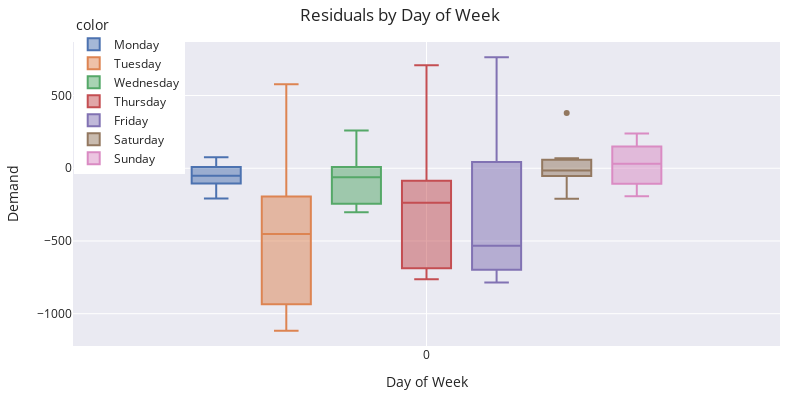

Here is the notebook cell this chart was saved with:
### Code cell
fig = px.box(residuals,color=residuals.index.day_name())

fig.update_layout(title='Residuals by Day of Week',
    xaxis_title='Day of Week',
    yaxis_title='Demand',
       width=800,
    height=400,
    margin = dict(l=20,r=20,t=35,b=20),
    legend = dict(
        orientation='v',
        y=1.1,
        xanchor='left',
        x=0.001
))

fig.show()

### Figure 1 — Plotly figure (JSON) as saved in the notebook; plotly's stock layout.template omitted (floating-point values rounded to 4 significant figures)
{"data": [{"alignmentgroup": "True", "hovertemplate": "color=Monday<br>variable=%{x}<br>value=%{y}<extra></extra>", "legendgroup": "Monday", "marker": {"color": "rgb(76,114,176)"}, "name": "Monday", "notched": false, "offsetgroup": "Monday", "orientation": "v", "showlegend": true, "type": "box", "x": ["0", "0", "0", "0", "0", "0", "0", "0"], "x0": " ", "xaxis": "x", "y": [-100.5, -11.01, -82.11, -109.8, 28.02, -20.25, 74.96, -207.9], "y0": " ", "yaxis": "y"}, {"alignmentgroup": "True", "hovertemplate": "color=Tuesday<br>variable=%{x}<br>value=%{y}<extra></extra>", "legendgroup": "Tuesday", "marker": {"color": "rgb(221,132,82)"}, "name": "Tuesday", "notched": false, "offsetgroup": "Tuesday", "orientation": "v", "showlegend": true, "type": "box", "x": ["0", "0", "0", "0", "0", "0", "0", "0"], "x0": " ", "xaxis": "x", "y": [-1118.0, -57.51, -867.1, -389.2, -329.6, 576.9, -1003.0, -514.3], "y0": " ", "yaxis": "y"}, {"alignmentgroup": "True", "hovertemplate": "color=Wednesday<br>variable=%{x}<br>value=%{y}<extra></extra>", "legendgroup": "Wednesday", "marker": {"color": "rgb(85,168,104)"}, "name": "Wednesday", "notched": false, "offsetgroup": "Wednesday", "orientation": "v", "showlegend": true, "type": "box", "x": ["0", "0", "0", "0", "0", "0", "0", "0"], "x0": " ", "xaxis": "x", "y": [-302.8, -210.6, -85.09, 47.07, -29.96, -278.0, 259.5, -36.97], "y0": " ", "yaxis": "y"}, {"alignmentgroup": "True", "hovertemplate": "color=Thursday<br>variable=%{x}<br>value=%{y}<extra></extra>", "legendgroup": "Thursday", "marker": {"color": "rgb(196,78,82)"}, "name": "Thursday", "notched": false, "offsetgroup": "Thursday", "orientation": "v", "showlegend": true, "type": "box", "x": ["0", "0", "0", "0", "0", "0", "0", "0"], "x0": " ", "xaxis": "x", "y": [-643.7, -763.4, -215.3, -730.1, 707.7, -95.44, -258.9, -75.32], "y0": " ", "yaxis": "y"}, {"alignmentgroup": "True", "hovertemplate": "color=Friday<br>variable=%{x}<br>value=%{y}<extra></extra>", "legendgroup": "Friday", "marker": {"color": "rgb(129,114,179)"}, "name": "Friday", "notched": false, "offsetgroup": "Friday", "orientation": "v", "showlegend": true, "type": "box", "x": ["0", "0", "0", "0", "0", "0", "0", "0"], "x0": " ", "xaxis": "x", "y": [-777.2, -519.1, -107.5, -784.8, 763.8, -617.5, 192.6, -544.9], "y0": " ", "yaxis": "y"}, {"alignmentgroup": "True", "hovertemplate": "color=Saturday<br>variable=%{x}<br>value=%{y}<extra></extra>", "legendgroup": "Saturday", "marker": {"color": "rgb(147,120,96)"}, "name": "Saturday", "notched": false, "offsetgroup": "Saturday", "orientation": "v", "showlegend": true, "type": "box", "x": ["0", "0", "0", "0", "0", "0", "0", "0"], "x0": " ", "xaxis": "x", "y": [49.06, -55.76, 69.51, 380.1, -51.67, -209.2, -45.79, 13.91], "y0": " ", "yaxis": "y"}, {"alignmentgroup": "True", "hovertemplate": "color=Sunday<br>variable=%{x}<br>value=%{y}<extra></extra>", "legendgroup": "Sunday", "marker": {"color": "rgb(218,139,195)"}, "name": "Sunday", "notched": false, "offsetgroup": "Sunday", "orientation": "v", "showlegend": true, "type": "box", "x": ["0", "0", "0", "0", "0", "0", "0", "0"], "x0": " ", "xaxis": "x", "y": [-101.8, -192.4, 131.5, -111.0, 34.18, 167.0, 28.91, 238.3], "y0": " ", "yaxis": "y"}], "layout": {"boxmode": "group", "height": 400, "legend": {"orientation": "v", "title": {"text": "color"}, "tracegroupgap": 0, "x": 0.001, "xanchor": "left", "y": 1.1}, "margin": {"b": 20, "l": 20, "r": 20, "t": 35}, "title": {"text": "Residuals by Day of Week"}, "width": 800, "xaxis": {"anchor": "y", "domain": [0, 1], "title": {"text": "Day of Week"}}, "yaxis": {"anchor": "x", "domain": [0, 1], "title": {"text": "Demand"}}}}
